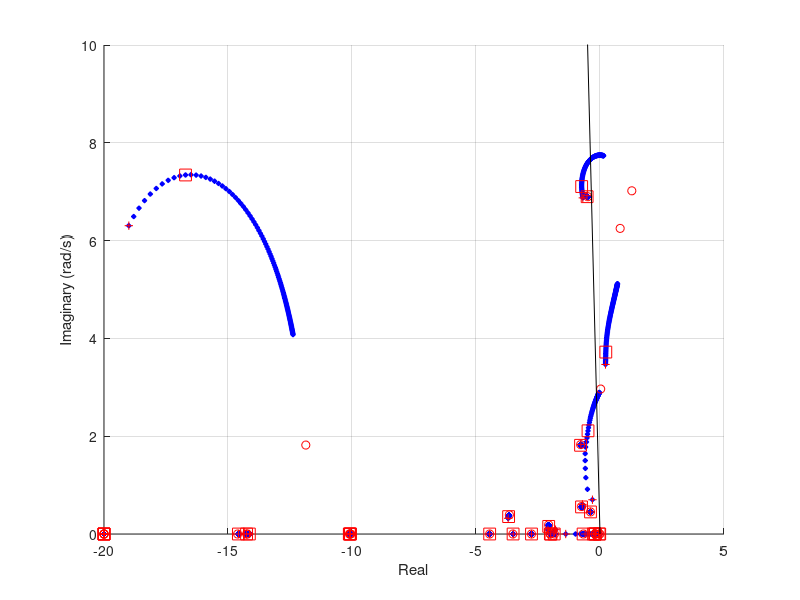

MATLAB code for this plot: (Note: this script raises an error after producing the figure.)
%% table 10.1

clear all; close all; clc;
load('d2aphvdcss.mat');

fig42_name = './dat/ch10_fig42.dat';

fig42 = figure;
ax421 = subplot(1,1,1,'parent',fig42);
hold(ax421,'on');
grid(ax421,'on');

sys_dcr = ss(a_mat,b_dcr(:,1),c_ang(3,:),d_angdcr(3,:));
rate = (2*pi*60)*tf([1 0],(2*pi*60)*[0.01 1]);

sys_dcr_rate = sys_dcr*rate;

K = [0:0.1:10,1000];
eig_track = zeros(size(sys_dcr_rate.a,1),length(K));
for ii = 1:length(K)
    eig_track(:,ii) = eig(sys_dcr_rate.a - K(ii)*sys_dcr_rate.b*sys_dcr_rate.c);
    if ii < length(K)
        plot(ax421,real(eig_track(:,ii)),imag(eig_track(:,ii)),...
             'bd','markerFaceColor','b','markerSize',3.5);
    end
end

for ii = 1:size(eig_track,2)
    if (ii == length(K))
        plot(ax421,real(eig_track(:,ii)),imag(eig_track(:,ii)),...
             'ro');
    elseif (ii == 11)
        plot(ax421,real(eig_track(:,ii)),imag(eig_track(:,ii)),...
             'rs','markerSize',8.5);
    end
end

plot(ax421,real(eig_track(:,1)),imag(eig_track(:,1)),'r+','lineWidth',0.75);
plot(ax421,[-5,0],[5*tan(acos(0.05)),0],'k-');

axis(ax421,[-20,5,0,10]);
xlabel(ax421,'Real');
ylabel(ax421,'Imaginary (rad/s)');

rl_vec = reshape(eig_track,[1,numel(eig_track)]);

H42 = {'k','mag','ang','re','im'};
M42 = [1:length(rl_vec); abs(rl_vec); (180/pi)*angle(rl_vec);
      real(rl_vec); imag(rl_vec)];

fid42 = fopen(fig42_name,'w');
fprintf(fid42,'%s,%s,%s,%s,%s\n',H42{:});    % must match number of columns
fprintf(fid42,'%6e,%6e,%6e,%6e,%6e\n',M42);  % must match number of columns
fclose(fid42);

[V,d] = eig(sys_dcr_rate.a,'vector');
W = pinv(V).';                                        % left eigenvectors

fence = 1:1:length(d);
mask = (real(d) > -30) & (imag(d) > 1.5);
fence = fence(mask);

for ii = 1:length(fence)
    Ri(ii) = sys_dcr_rate.c*V(:,fence(ii))*W(:,fence(ii)).'*sys_dcr_rate.b;  % residue
end

ord = [2,3,4,5,1];    % display order
disp([d(fence(ord)),Ri(ord).']);
disp(angle(Ri(ord).')*180/pi);

% eof
